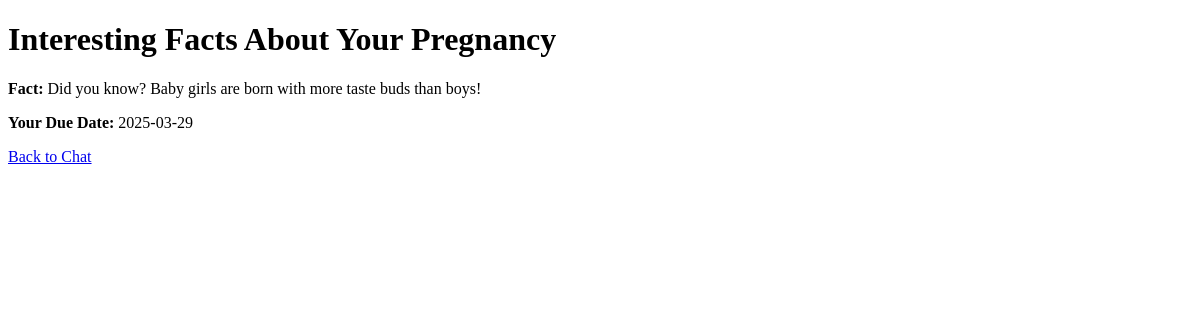
The page /facts (signed in) on the database as committed earlier.
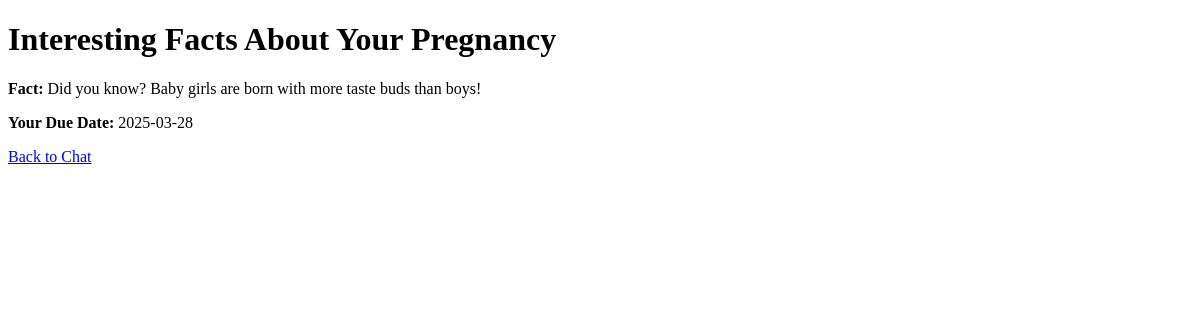
The same page on the database as committed later.
### src/models.py (models this page shows)
class UserFormData(Base):
    __tablename__ = "user_form_data"
    id = Column(Integer, primary_key=True, index=True)
    username = Column(String, unique=True, nullable=False)  # Link to the logged-in user
    due_date = Column(Date, nullable=False)
    baby_gender = Column(String, nullable=False)
    user_name = Column(String, nullable=False)

### src/main.py (the view)
@app.get("/facts", response_class=HTMLResponse)
async def get_facts(request: Request):
    db: Session = SessionLocal()
    username = request.cookies.get("username")  # Get the logged-in username
    user_data = db.query(UserFormData).filter(UserFormData.username == username).first()
    if not user_data:
        return {"message": "No form data found. Please fill out the form first."}
    if user_data.baby_gender == "girl":
        fact = "Did you know? Baby girls are born with more taste buds than boys!"
    elif user_data.baby_gender == "boy":
        fact = "Fun fact: Baby boys are more likely to be left-handed than girls!"
    else:
        fact = "Babies are born with 300 bones, but adults only have 206!"
    return templates.TemplateResponse(
        "facts.html",
        {"request": request, "fact": fact, "due_date": user_data.due_date}
    )

### frontend/templates/facts.html (shortened to what this page needs)
<!DOCTYPE html>
<html>
<head>
</head>
<body>
    <h1>Interesting Facts About Your Pregnancy</h1>
    <p><strong>Fact:</strong> {{ fact }}</p>
    <p><strong>Your Due Date:</strong> {{ due_date }}</p>
    <a href="/chat">Back to Chat</a>
</body>
</html>

Rows that differ between the two databases and show on the page:
changed UserFormData: due_date "2025-03-29" → "2025-03-28"
